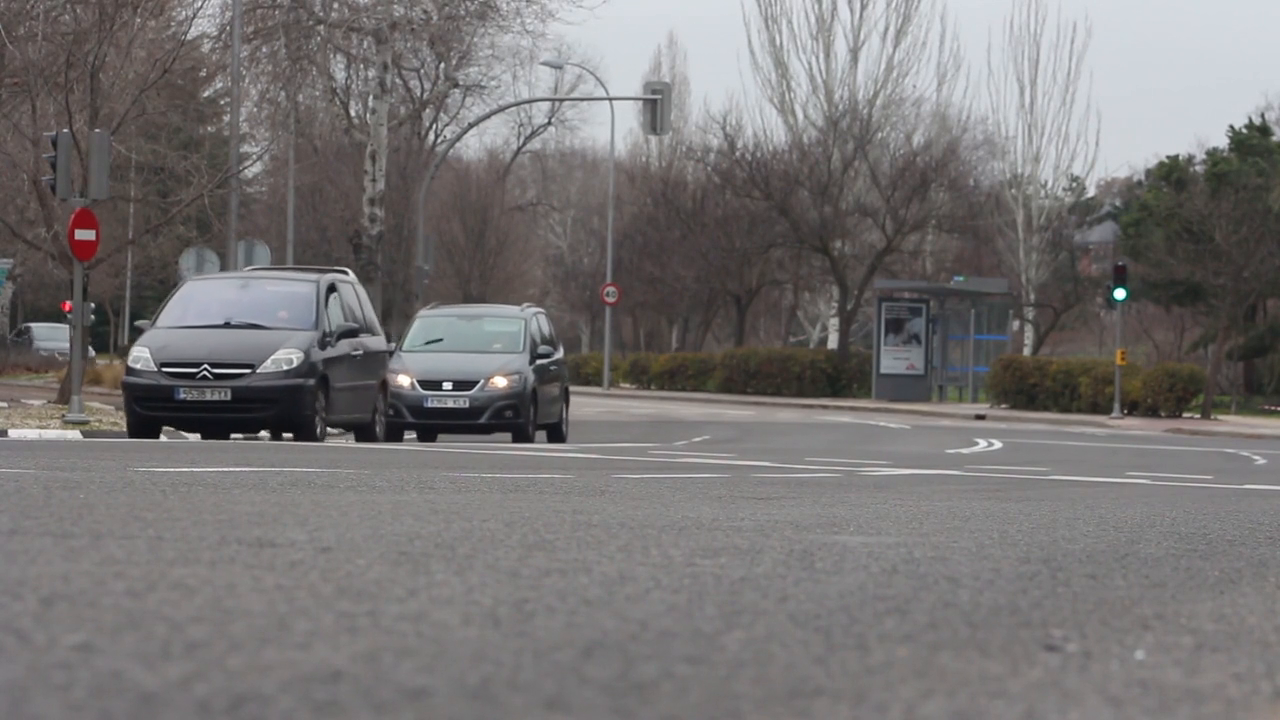
#> input picture frame 33 of src/videos/default.mp4, 1280 x 720 px
$ python detectionCV.py
#> lines starting #> are read from the running program, lines starting #| are printed output that depends on the picture; after the words box and inside, x2 and y2 are one past the last pixel; in counts of white or black regions, pixels touching at a corner belong together
import cv2
import numpy as np
import sys


class MotionDetectionCV:

    def __init__(self, video_stream):
        self.__video_stream = video_stream

        self.__height = int(video_stream.get(cv2.CAP_PROP_FRAME_WIDTH))
        self.__width = int(video_stream.get(cv2.CAP_PROP_FRAME_HEIGHT))

        self.__min_area = 250
        self.__blur_kernel_size = (5,5)
        self.__threshold = 25
        self.__max_frames = 3

    def detect(self):
        is_success, frame1 = self.__video_stream.read()
#> frame1 is the input picture: shape (720, 1280, 3); mean B, G, R 115.5, 115.8, 118.6
        frame_count = 0
        processed_frames = []

        while self.__video_stream.isOpened():
            is_success, frame2 = self.__video_stream.read()
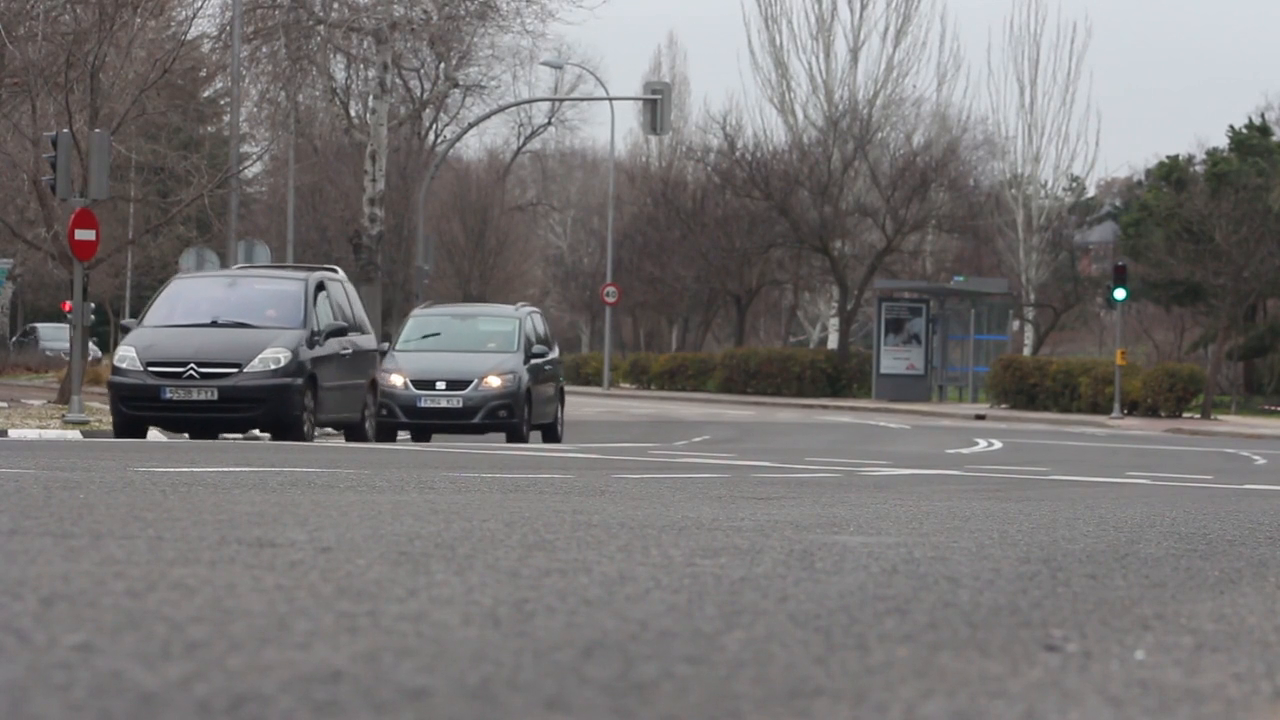
#> input picture frame 34 of src/videos/default.mp4, 1280 x 720 px
#> frame2 is the input picture: shape (720, 1280, 3); mean B, G, R 115.4, 115.8, 118.4
            if is_success:
                frame_count += 1
                # when frame count is more than max computing frames, using in detect - update processed frames
                # just delete the first element from history
                if frame_count > self.__max_frames:
                    processed_frames.pop(0)

                gray_frame1 = cv2.cvtColor(frame1, cv2.COLOR_BGR2GRAY)
                gray_frame2 = cv2.cvtColor(frame2, cv2.COLOR_BGR2GRAY)

                difference = cv2.absdiff(gray_frame1, gray_frame2)
                difference = cv2.GaussianBlur(difference, self.__blur_kernel_size, 0)

                _, threshold = cv2.threshold(difference, self.__threshold, 255, cv2.THRESH_BINARY)
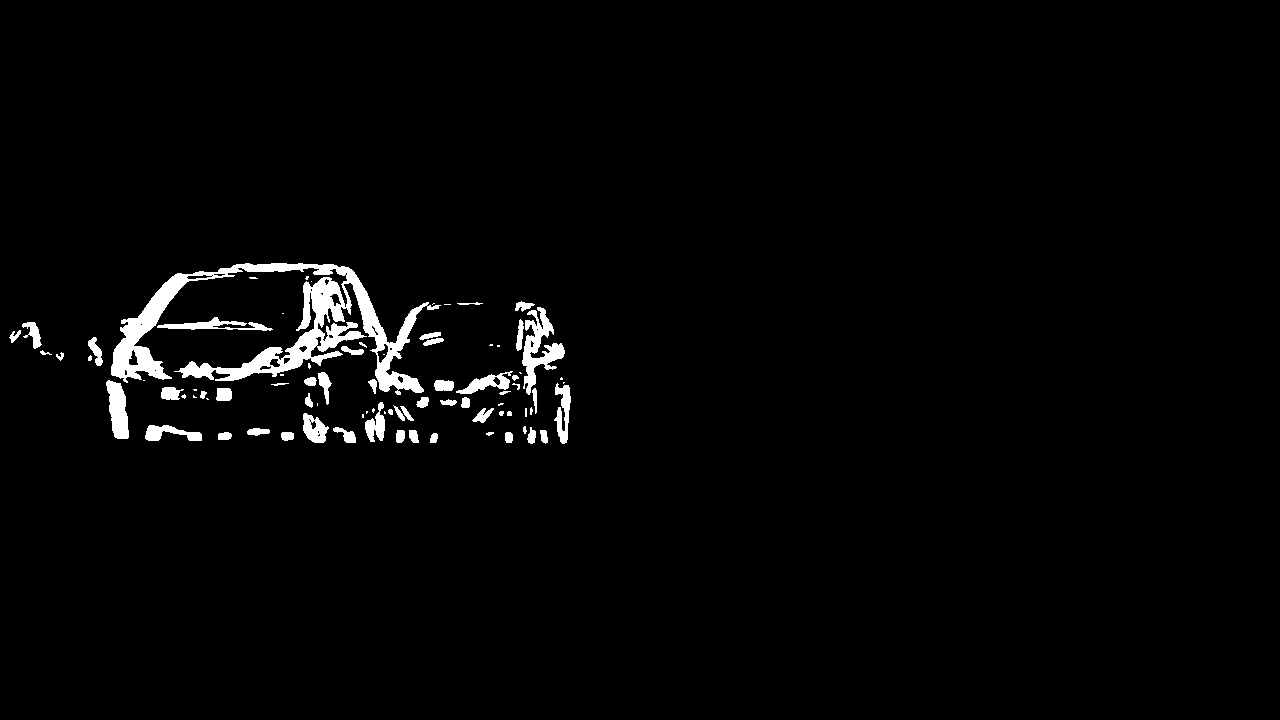
#> threshold: shape (720, 1280); 2.3% white; 83 white regions (28 under 20 px), largest, box (x1, y1, x2, y2) and area: (111, 263, 441, 395) 11267, (522, 307, 565, 395) 1508, (106, 380, 129, 439) 909

                dilated = cv2.dilate(threshold, None, iterations=3)
#> dilated: shape (720, 1280); 4.7% white; 23 white regions
                processed_frames.append(dilated)

                accumulate_frame = np.mean(processed_frames, axis=0).astype('uint8')
                # cv2.RETR_EXTERNAL provide deleting all inner (daughter) contours
                contours, hierarchy = cv2.findContours(accumulate_frame, cv2.RETR_EXTERNAL, cv2.CHAIN_APPROX_SIMPLE)
#> contours = 22 contours; largest, box (x1, y1, x2, y2) and area: (103, 260, 486, 442) 32657, (431, 298, 568, 420) 5776, (300, 390, 359, 446) 1525, (359, 399, 417, 445) 1448, (551, 374, 574, 447) 1180

                bounded_rectangles = []
                for contour in contours:
                    if cv2.contourArea(contour) < self.__min_area:
                        continue
                    (x, y, w, h) = cv2.boundingRect(contour)

                    bounded_rectangles.append([(x, y), (x+w, y+h)])
#> this loop made 22 passes
#> (x, y, w, h) on passes 6 to 13: (393, 427, 29, 19), (244, 425, 29, 14), (520, 423, 31, 24), (142, 422, 63, 22), (469, 400, 46, 26), (359, 399, 58, 46), (300, 390, 59, 56), (190, 386, 22, 17)
#> after the loop, bounded_rectangles = 16 items

                bounded_rectangles = self.__delete_inner_rectangles(bounded_rectangles)
#> in __delete_inner_rectangles, `rect_number = len(bounded_rectangles)`: rect_number = 16
#> in __delete_inner_rectangles, `bounded_rectangles = sorted(bounded_rectangles, key=lambda rect: (rect..`: bounded_rectangles = 16 items
#> in __delete_inner_rectangles, `is_inner = [True] * rect_number`: is_inner = [True, True, True, True, True, True, True, True, True, True, True, True, True, True, True, True]
#> after the loop in __delete_inner_rectangles, `for i in range(rect_number):`: is_inner = [True, True, True, True, True, True, True, True, True, True, False, False, True, False, False, False]
#> in __delete_inner_rectangles, `bounded_rectangles = [bounded_rectangles[i] for i in range(rect_number..`: bounded_rectangles = 11 items
#> bounded_rectangles = 11 items

                # draw all rect
                if bounded_rectangles:
                    for rectangle in bounded_rectangles:
                        cv2.rectangle(frame1, (rectangle[0][0], rectangle[0][1]), (rectangle[1][0], rectangle[1][1]), (0, 255, 0), 2)
#> this loop made 11 passes
#> rectangle on passes 1 to 8: [(103, 260), (486, 442)], [(431, 298), (568, 420)], [(300, 390), (359, 446)], [(6, 319), (67, 364)], [(359, 399), (417, 445)], [(551, 374), (574, 447)], [(142, 422), (205, 444)], [(469, 400), (515, 426)]
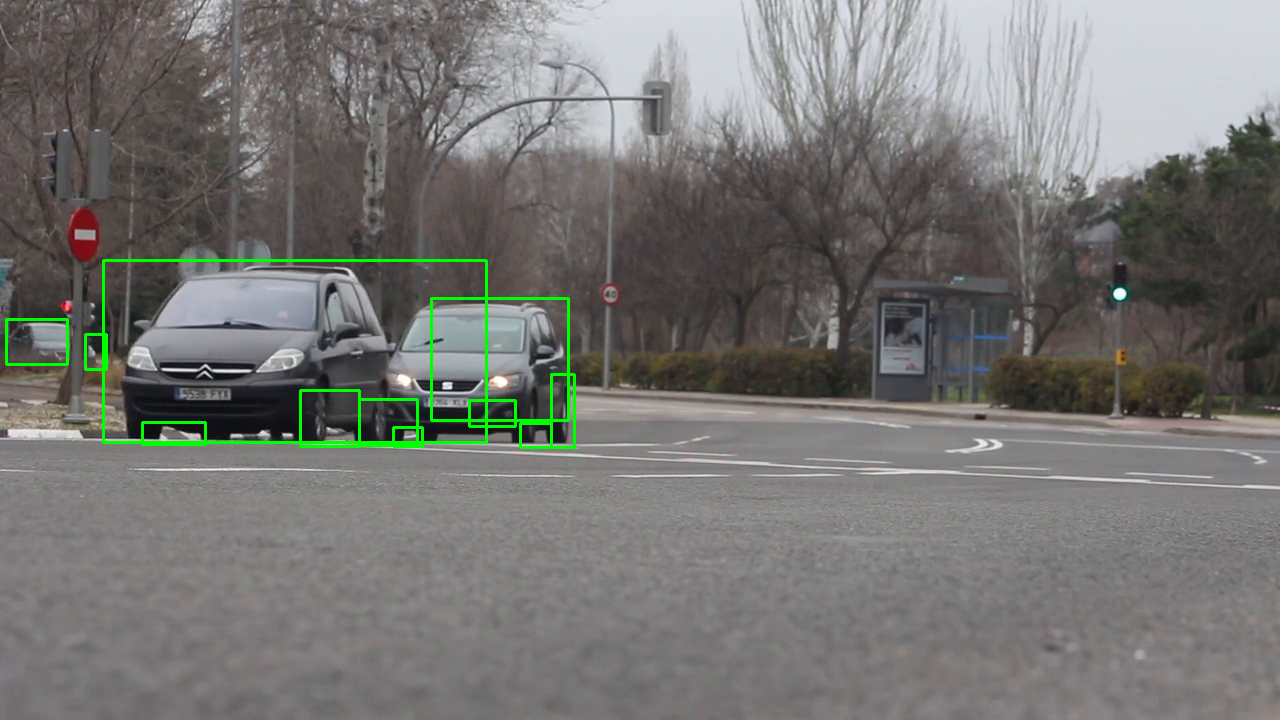
#> frame1: shape (720, 1280, 3); 0.96% of pixels changed, all inside (x1, y1, x2, y2) = (5, 259, 576, 449)

                cv2.imshow("video", frame1)
                frame1 = frame2
                is_success, frame2 = self.__video_stream.read()
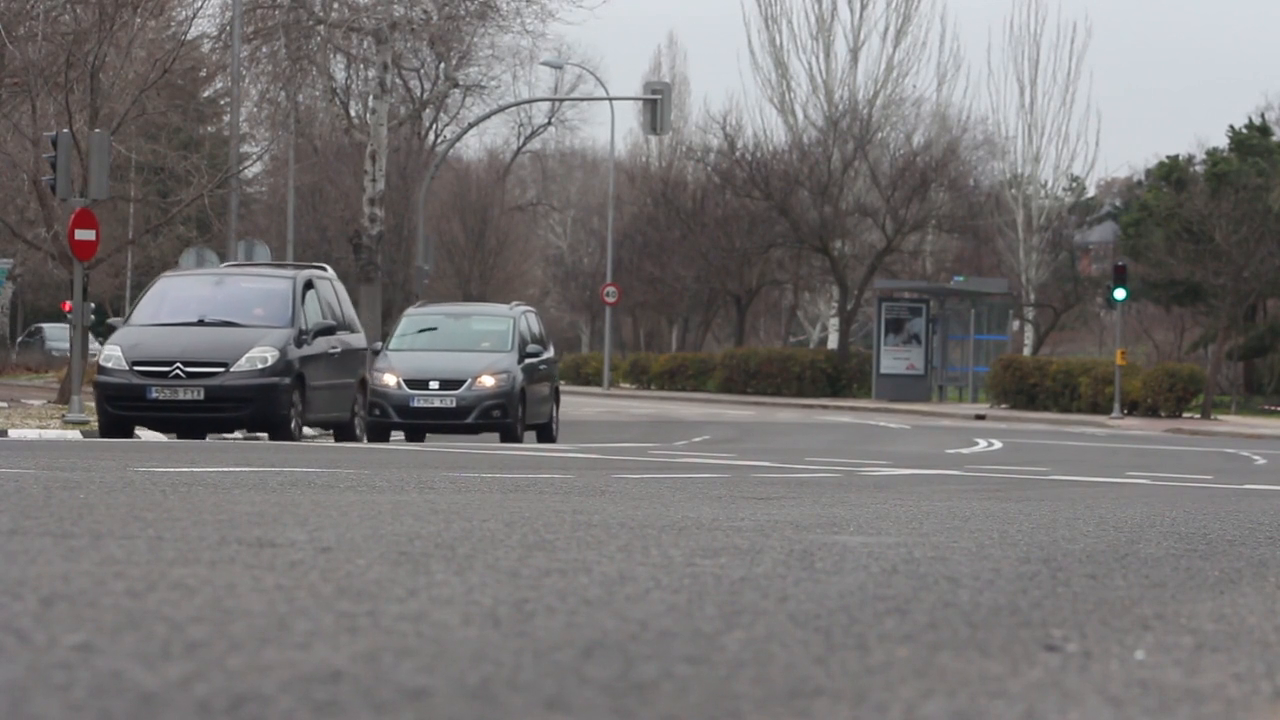
#> input picture frame 35 of src/videos/default.mp4, 1280 x 720 px
#> frame2 is the input picture: shape (720, 1280, 3); mean B, G, R 115.4, 115.8, 118.4

                if cv2.waitKey(25) & 0xFF == ord('q'):
#> (key q is pressed here)
                    break
            else:
                break

        self.__video_stream.release()
        cv2.destroyAllWindows()

    def __delete_inner_rectangles(self, bounded_rectangles):
        if not len(bounded_rectangles):
            return

        # it's more likely that smaller rectangles will fall into the other ones
        rect_number = len(bounded_rectangles)
        bounded_rectangles = sorted(bounded_rectangles, key=lambda rect: (rect[1][0] - rect[0][0])*(rect[1][1] - rect[0][1]), reverse=True) # sort by rectangles area

        is_inner = [True] * rect_number
        for i in range(rect_number):
            if is_inner[i]:
                for j in range(i+1, rect_number):
                    if is_inner[j] and MotionDetectionCV.is_contain(bounded_rectangles[i], bounded_rectangles[j]):
                        is_inner[j] = False

        bounded_rectangles = [bounded_rectangles[i] for i in range(rect_number) if is_inner[i]]

        return bounded_rectangles

    @staticmethod
    def is_contain(rect1, rect2):
        (top_x1, top_y1), (down_x1, down_y1) = rect1
        (top_x2, top_y2), (down_x2, down_y2) = rect2

        if top_x1 >= top_x2 and down_x1 <= down_x2 and top_y1 >= top_y2 and down_y1 <= down_y2:
            return True
        # Проверка, что rect2 полностью содержится в rect1
        elif top_x2 >= top_x1 and down_x2 <= down_x1 and top_y2 >= top_y1 and down_y2 <= down_y1:
            return True
        return False


if __name__ == '__main__':
    video_stream = cv2.VideoCapture('../../videos/default.mp4')
    md = MotionDetectionCV(video_stream)
    md.detect()

$ run again, starting later in the video
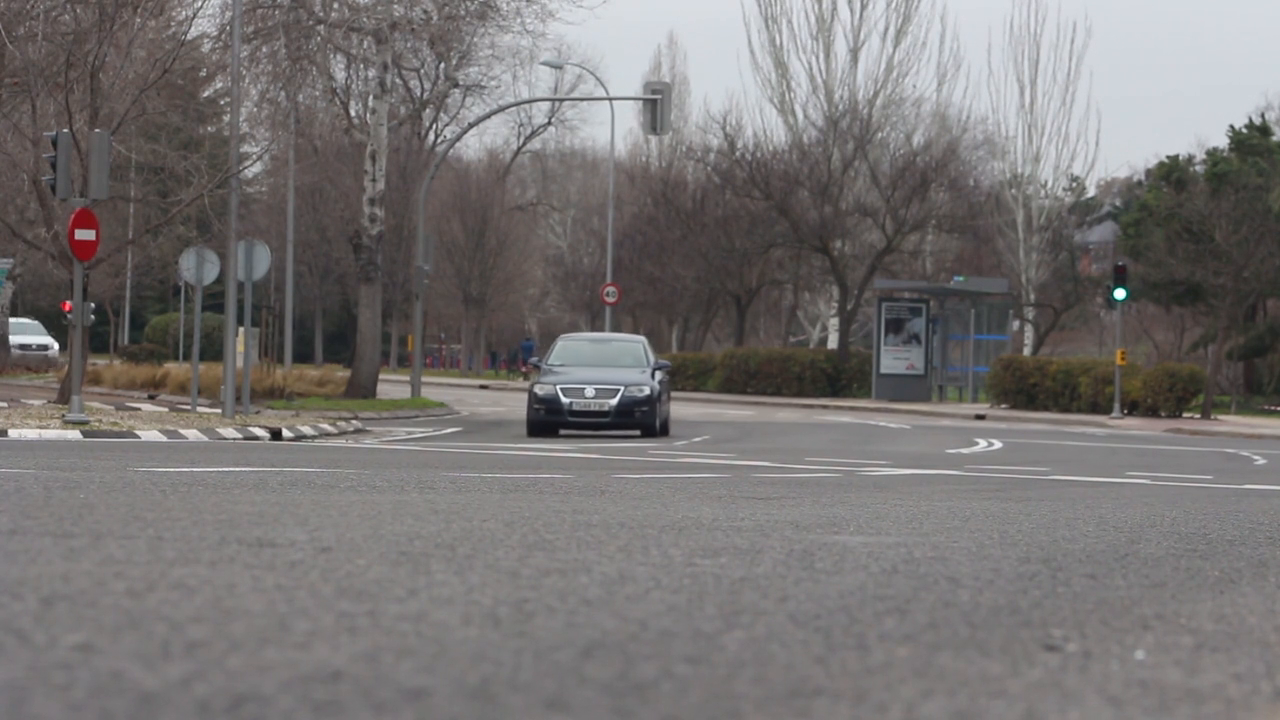
#> input picture frame 148 of src/videos/default.mp4, 1280 x 720 px
#> in detect, frame1 is the input picture: shape (720, 1280, 3); mean B, G, R 114.6, 115.3, 118.6
#> in detect, `_, threshold = cv2.threshold(difference, self.__threshold, 255, cv2.TH..`:
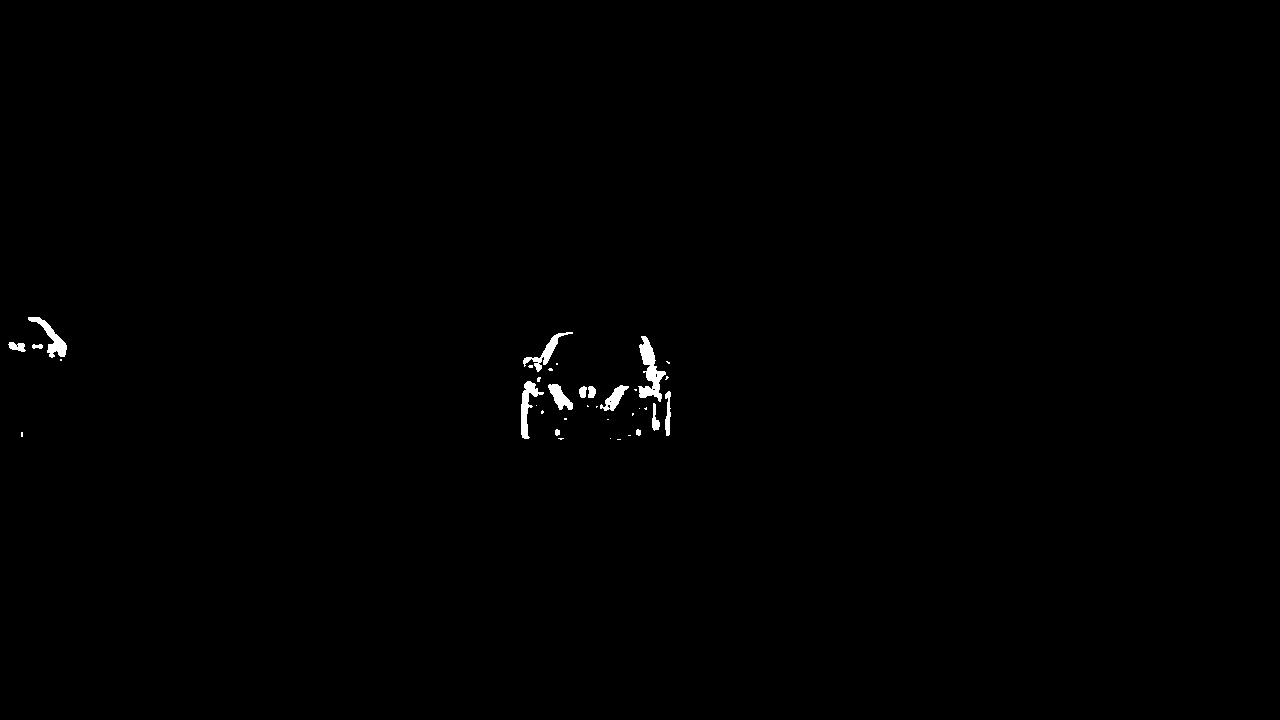
#> threshold: shape (720, 1280); 0.4% white; 36 white regions (22 under 20 px), largest, box (x1, y1, x2, y2) and area: (638, 336, 666, 402) 802, (28, 317, 67, 358) 494, (521, 381, 544, 439) 492
#> dilated: shape (720, 1280); 1% white; 12 white regions
#> contours = 12 contours; largest, box (x1, y1, x2, y2) and area: (593, 333, 674, 439) 3262, (518, 329, 576, 442) 2938, (5, 314, 70, 364) 1481, (576, 383, 599, 401) 355, (552, 426, 567, 443) 172
#> the loop in detect, `for contour in contours:` made 12 passes
#> (x, y, w, h) on passes 8, 10, 11, 12: (576, 383, 23, 18), (593, 333, 81, 106), (518, 329, 58, 113), (5, 314, 65, 50)
#> after the loop in detect, `for contour in contours:`: bounded_rectangles = [[(576, 383), (599, 401)], [(593, 333), (674, 439)], [(518, 329), (576, 442)], [(5, 314), (70, 364)]]
#> rect_number = 4
#> in __delete_inner_rectangles, `bounded_rectangles = sorted(bounded_rectangles, key=lambda rect: (rect..`: bounded_rectangles = [[(593, 333), (674, 439)], [(518, 329), (576, 442)], [(5, 314), (70, 364)], [(576, 383), (599, 401)]]
#> is_inner = [True, True, True, True]
#> the loop in detect, `for rectangle in bounded_rectangles:` made 4 passes
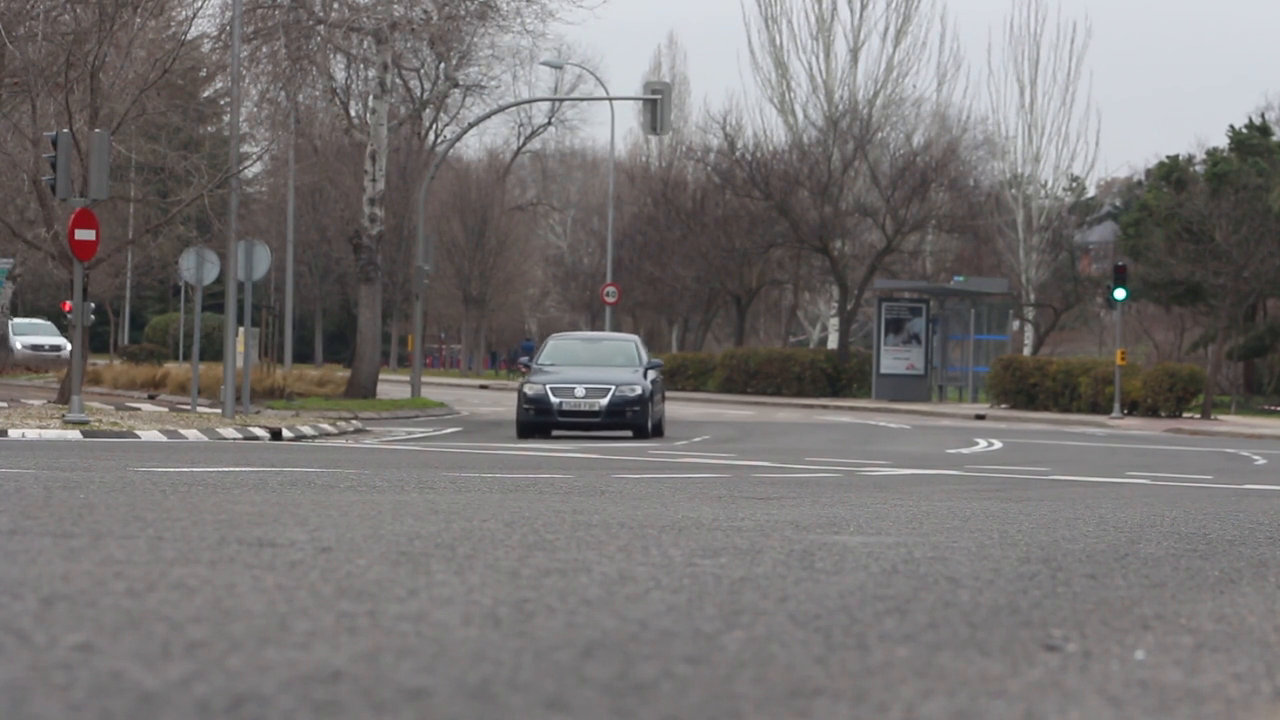
#> input picture frame 150 of src/videos/default.mp4, 1280 x 720 px
#> in detect, frame2 is the input picture: shape (720, 1280, 3); mean B, G, R 114.5, 115.4, 118.5
